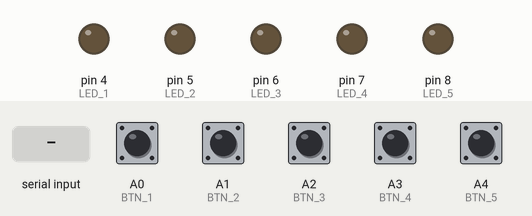
Bench run of a sketch on a simulated Arduino Uno, built with avr-gcc and run on an emulated ATmega328P. Parts: output pins drawn as LEDs (lit = HIGH). The inputs (shaded band) are chosen by the test bench; at power-on: A0 (BTN_1), A1 (BTN_2), A2 (BTN_3), A3 (BTN_4), A4 (BTN_5) HIGH.

Above: at 2.2 s.
2.3 s: "a" received over the second serial link
At 3.1 s:
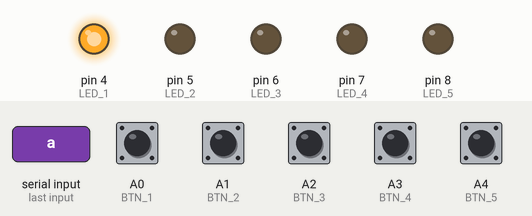
3.8 s: "b" received over the second serial link
At 4.2 s:
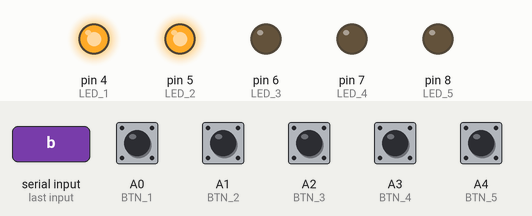
5.3 s: "A" received over the second serial link
At 6.5 s:
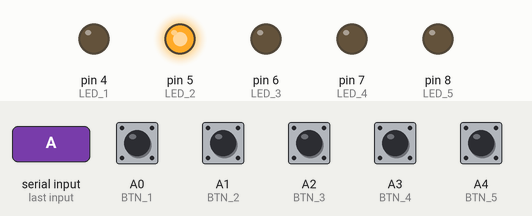
6.8 s: "c" received over the second serial link
At 7.7 s:
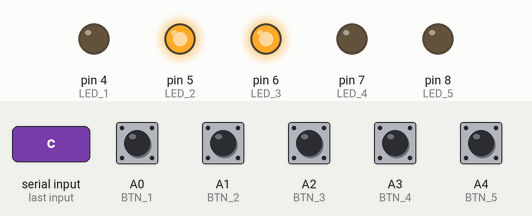
8.3 s: "B" received over the second serial link
At 8.8 s:
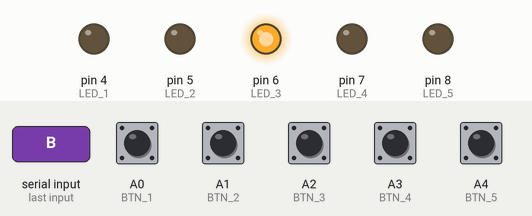
9.8 s: "d" received over the second serial link
At 11.2 s:
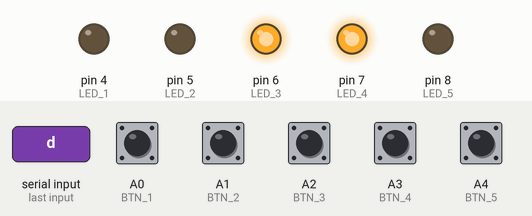
Timing chart, 0 to 12.3 s (numbered marks = the images above; inputs shaded):
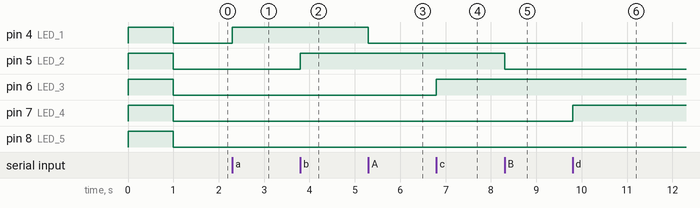

The sketch:

Arduino_javaBluetooth.ino
```cpp
#include <SoftwareSerial.h>
SoftwareSerial btm(9, 10);

int LED_1 = 4;
int LED_2 = 5;
int LED_3 = 6;
int LED_4 = 7;
int LED_5 = 8;

int BTN_1 = A0;
int BTN_2 = A1;
int BTN_3 = A2;
int BTN_4 = A3;
int BTN_5 = A4;

char c;

unsigned long PREVIOUSMILLIS = 0;
const long INTERVAL = 100;

void setup() {
  Serial.begin(9600);
  btm.begin(9600);
  pinMode(LED_1, OUTPUT);
  pinMode(LED_2, OUTPUT);
  pinMode(LED_3, OUTPUT);
  pinMode(LED_4, OUTPUT);
  pinMode(LED_5, OUTPUT);

  pinMode(BTN_1, INPUT);
  pinMode(BTN_2, INPUT);
  pinMode(BTN_3, INPUT);
  pinMode(BTN_4, INPUT);
  pinMode(BTN_5, INPUT);

  digitalWrite(LED_1, HIGH);
  digitalWrite(LED_2, HIGH);
  digitalWrite(LED_3, HIGH);
  digitalWrite(LED_4, HIGH);
  digitalWrite(LED_5, HIGH);
  delay(1000);
  digitalWrite(LED_1, LOW);
  digitalWrite(LED_2, LOW);
  digitalWrite(LED_3, LOW);
  digitalWrite(LED_4, LOW);
  digitalWrite(LED_5, LOW);
}

void loop() {
  if (btm.available() > 0) {
    c = btm.read();
    if (c == 'a') {
      digitalWrite(LED_1, HIGH);
    } else if (c == 'A') {
      digitalWrite(LED_1, LOW);
    } else if (c == 'b') {
      digitalWrite(LED_2, HIGH);
    } else if (c == 'B') {
      digitalWrite(LED_2, LOW);
    } else if (c == 'c') {
      digitalWrite(LED_3, HIGH);
    } else if (c == 'C') {
      digitalWrite(LED_3, LOW);
    } else if (c == 'd') {
      digitalWrite(LED_4, HIGH);
    } else if (c == 'D') {
      digitalWrite(LED_4, LOW);
    } else if (c == 'e') {
      digitalWrite(LED_5, HIGH);
    } else if (c == 'E') {
      digitalWrite(LED_5, LOW);
    }
  }
  unsigned long CURRENTMILLIS = millis();
  if (CURRENTMILLIS - PREVIOUSMILLIS >= INTERVAL) {
    PREVIOUSMILLIS = CURRENTMILLIS;
    if (!digitalRead(BTN_1)) {
      btm.print("F");
    } else {
      btm.print("f");
    }


    if (!digitalRead(BTN_2)) {
      btm.print("G");
    } else {
      btm.print("g");
    }

    if (!digitalRead(BTN_3)) {
      btm.print("H");
    } else {
      btm.print("h");
    }

    if (!digitalRead(BTN_4)) {
      btm.print("I");
    } else {
      btm.print("i");
    }

    if (!digitalRead(BTN_5)) {
      btm.println("J");
    } else {
      btm.print("j");
    }
  }
}
```

Measured:
- after the input at 2.3 s, pin 4 (LED_1): LOW → HIGH at once
- after the input at 3.8 s, pin 5 (LED_2): LOW → HIGH at once
- after the input at 5.3 s, pin 4 (LED_1): HIGH → LOW at once
- after the input at 6.8 s, pin 6 (LED_3): LOW → HIGH at once
- after the input at 8.3 s, pin 5 (LED_2): HIGH → LOW at once
- after the input at 9.8 s, pin 7 (LED_4): LOW → HIGH at once
